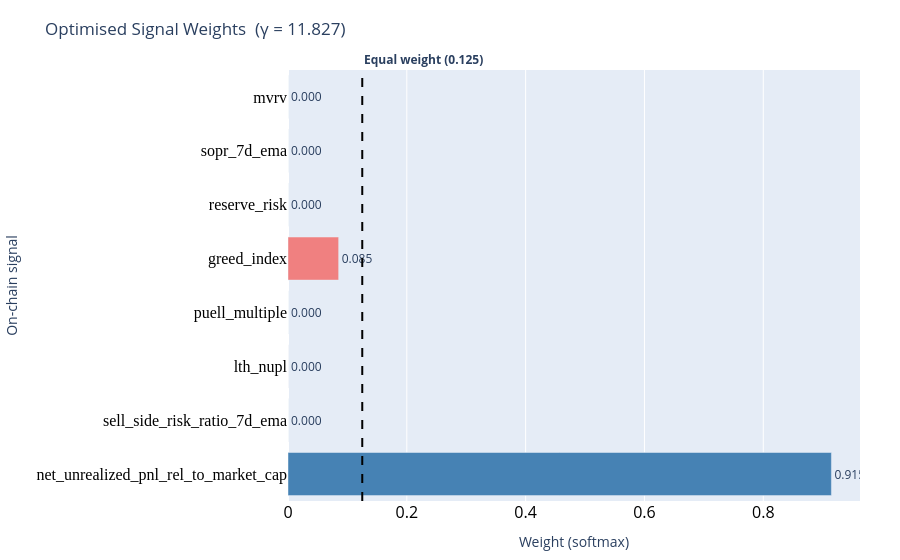

This figure's notebook cell:
### Code cell
doc_path = src_config.FIGURES_DIR
blog_path = src_config.ROOT / "blog" / "figures"
opt_file_name = "fig_learned_signal_weights.png"

fig_json = fig_w.to_plotly_json()

def clean_timestamps(obj):
    if isinstance(obj, pd.Timestamp):
        return obj.strftime("%Y-%m-%d")
    if isinstance(obj, dict):
        return {k: clean_timestamps(v) for k, v in obj.items()}
    if isinstance(obj, list):
        return [clean_timestamps(v) for v in obj]
    return obj

fig_json = clean_timestamps(fig_json)

import plotly.graph_objects as go
clean_fig = go.Figure(fig_json)

clean_fig.write_image(
    doc_path / opt_file_name,
    format="png",
    scale=3
)

clean_fig.write_image(
    blog_path / opt_file_name,
    format="png",
    scale=3
)

clean_fig.show()

### Figure 1 — Plotly figure (JSON) as saved in the notebook; plotly's stock layout.template omitted (floating-point values rounded to 4 significant figures)
{"data": [{"marker": {"color": ["lightcoral", "lightcoral", "lightcoral", "lightcoral", "lightcoral", "lightcoral", "lightcoral", "steelblue"]}, "name": "Optimised weight", "orientation": "h", "text": ["0.000", "0.000", "0.000", "0.085", "0.000", "0.000", "0.000", "0.915"], "textposition": "outside", "type": "bar", "x": [7.753e-09, 3.523e-15, 2.229e-11, 0.08526, 1.519e-08, 2.975e-05, 7.042e-08, 0.9147], "y": ["mvrv", "sopr_7d_ema", "reserve_risk", "greed_index", "puell_multiple", "lth_nupl", "sell_side_risk_ratio_7d_ema", "net_unrealized_pnl_rel_to_market_cap"]}], "layout": {"annotations": [{"showarrow": false, "text": "<b>Equal weight (0.125)</b>", "x": 0.125, "xanchor": "left", "xref": "x", "y": 1, "yanchor": "bottom", "yref": "paper"}], "margin": {"b": 40, "l": 220, "r": 40, "t": 70}, "shapes": [{"line": {"color": "black", "dash": "dash"}, "type": "line", "x0": 0.125, "x1": 0.125, "xref": "x", "y0": 0, "y1": 1, "yref": "y domain"}], "showlegend": false, "title": {"text": "Optimised Signal Weights  (γ = 11.827)"}, "xaxis": {"tickfont": {"color": "black", "size": 16}, "title": {"text": "Weight (softmax)"}}, "yaxis": {"autorange": "reversed", "tickfont": {"color": "black", "family": "Arial Black", "size": 16}, "title": {"text": "On-chain signal"}}}}
